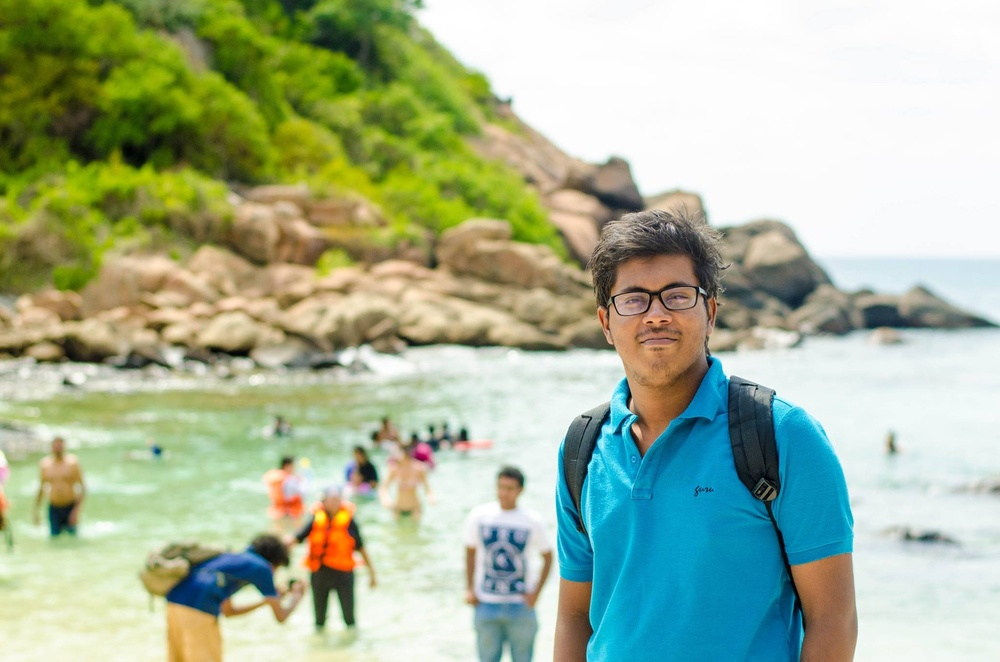
%> input picture ImagePrecessing/basics/me.jpg, 1000 x 662 px, shrunk from 2048 x 1356 before the run
$ octave histEqu.m   (GNU Octave 9; MATLAB toolbox functions it lacks are replaced by stand-ins)
%> lines starting %> are read from the running program, lines starting %| are printed output that depends on the picture
a=imread('me.jpg');
%> a is the input picture: size 662x1000x3 uint8; mean R, G, B 167, 181.6, 153.4
m=size(a,1);
%> m = 662
l=size(a,2);
%> l = 1000

red=a(:,:,1);
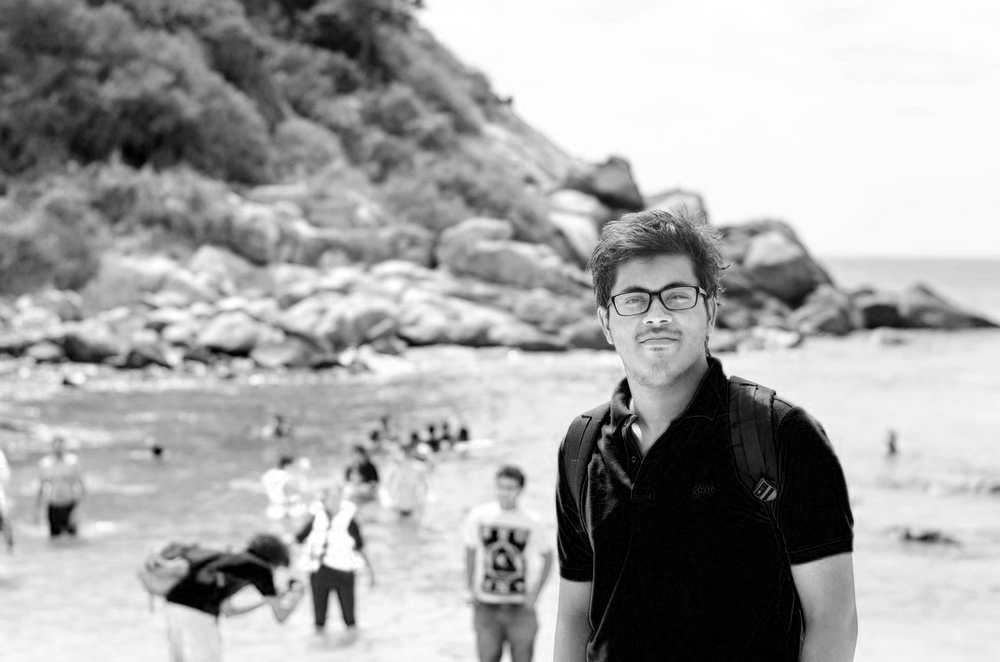
%> red: size 662x1000 uint8; min 0, max 255, mean 167
green=a(:,:,1);
blue=a(:,:,1);

gray=rgb2gray(a);
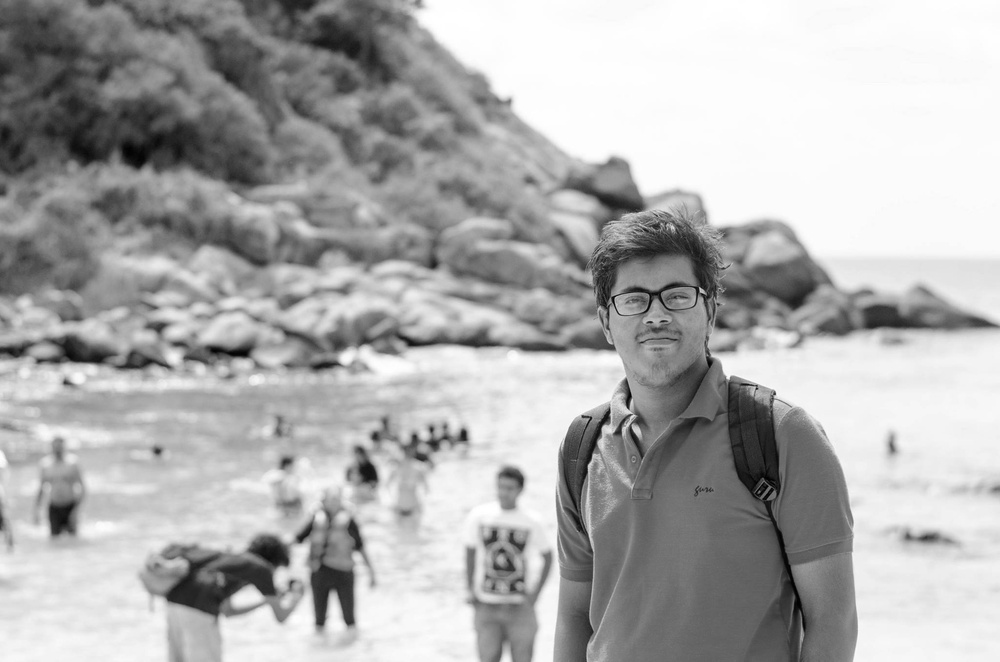
%> gray: size 662x1000 uint8; min 0, max 255, mean 174

L=256;

s=zeros(L,1);


for i=0:L-1
    s(i+1)=sum(sum(gray<=i));
end
%> after the loop, s = 256 values from 1 to 662000

s=s/(m*l);
%> s = 256 values from 1.51e-06 to 1
subplot(2,2,1);
imshow(gray);

subplot(2,2,2);
imshow(mat2gray(s(gray+1)));
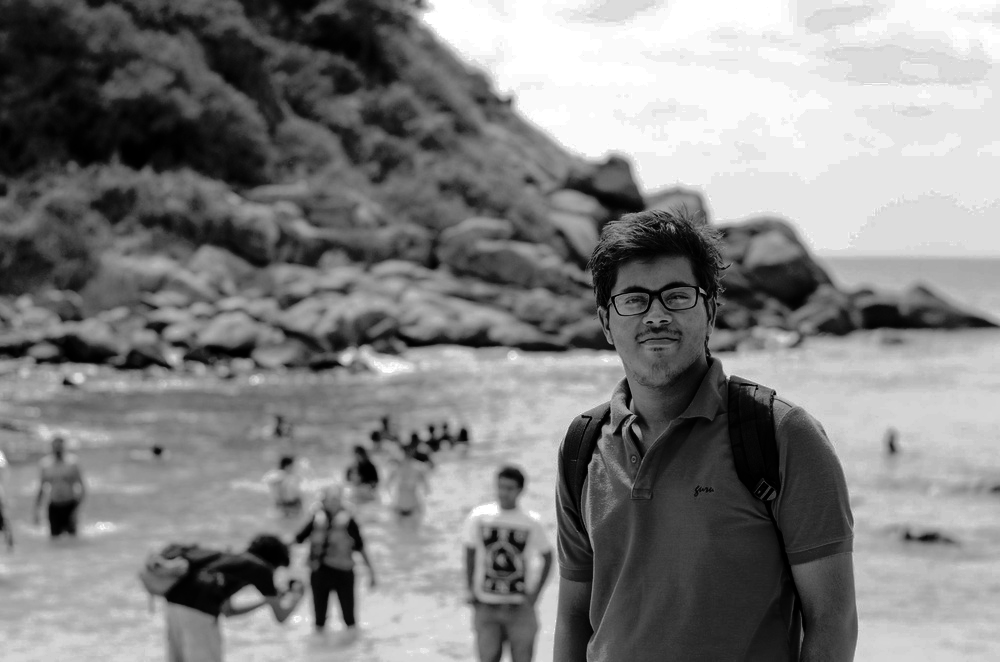
%> displayed picture: size 662x1000, on the screen's scale of 0 to 255; min 0, max 255, mean 129

subplot(2,2,3);
imhist(gray);

subplot(2,2,4);
imhist(mat2gray(s(gray+1)));
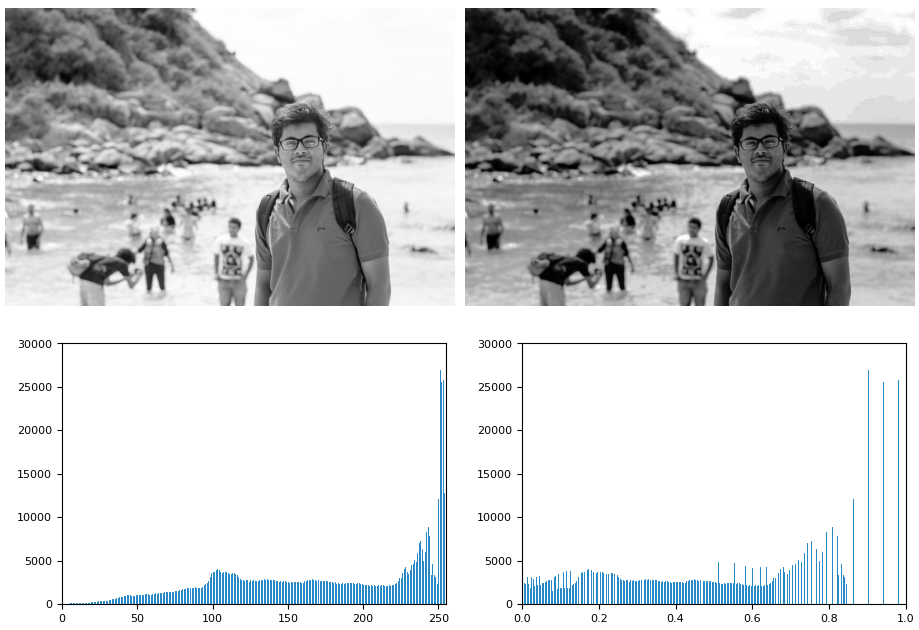
%> figure redrawn from the program's plot data, 4 panels

$ run again, with ImagePrecessing/basics/me2.jpg copied over ImagePrecessing/basics/me.jpg
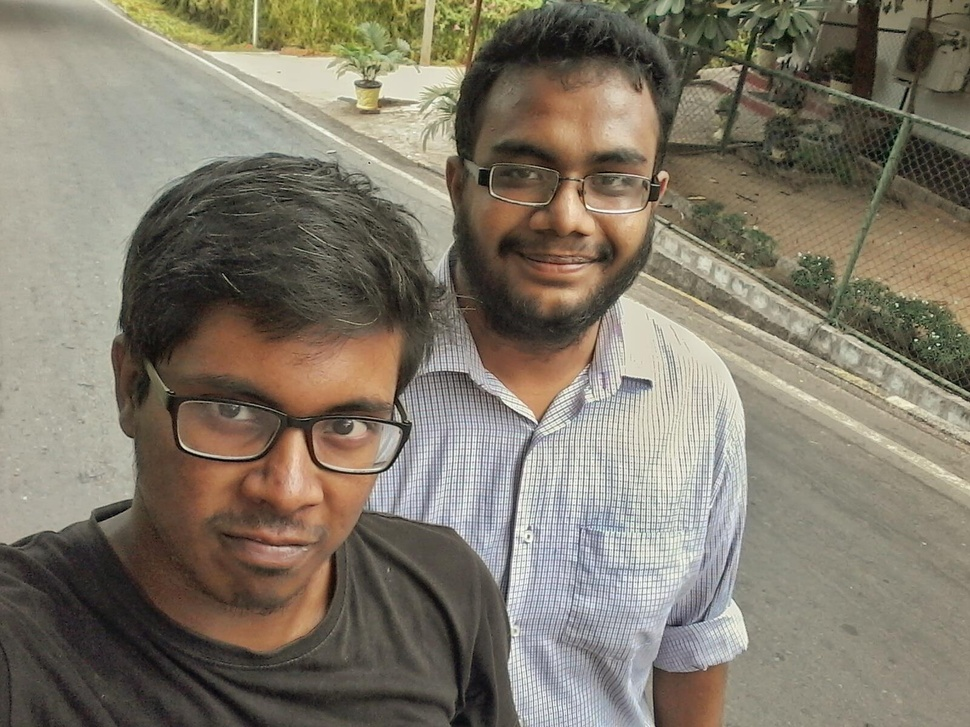
%> input picture ImagePrecessing/basics/me2.jpg, 970 x 727 px, shrunk from 1600 x 1200 before the run
%> a is the input picture: size 727x970x3 uint8; mean R, G, B 128.4, 120.9, 106.2
%> `gray=rgb2gray(a);`:
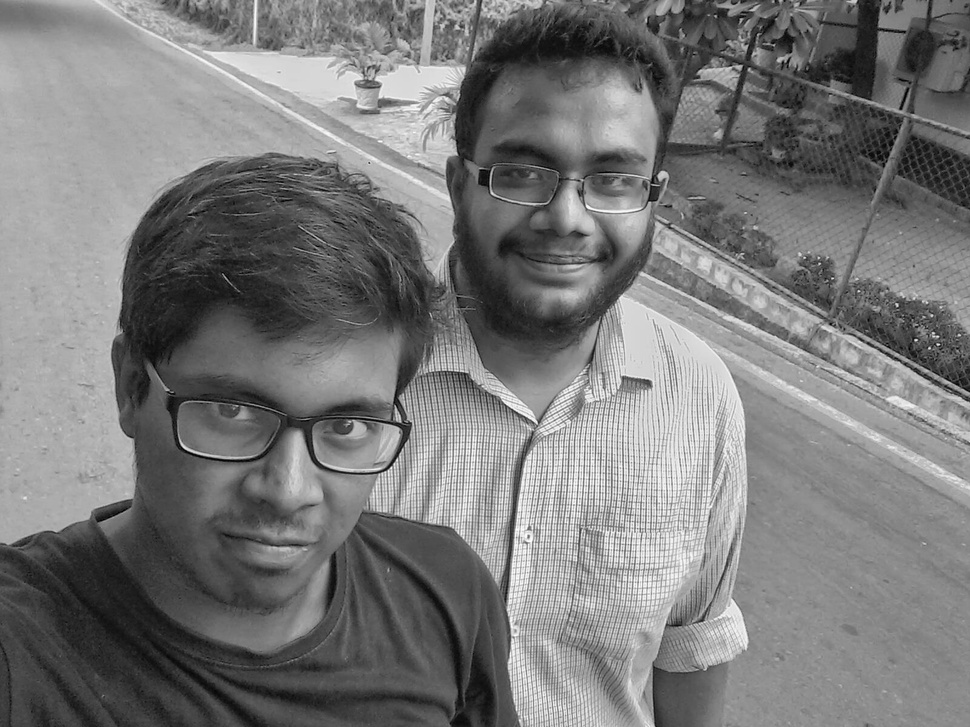
%> gray: size 727x970 uint8; min 0, max 255, mean 121.4
%> after the loop `for i=0:L-1`: s = 256 values from 5 to 705190
%> `s=s/(m*l);`: s = 256 values from 7.09e-06 to 1
%> `imhist(mat2gray(s(gray+1)));`:
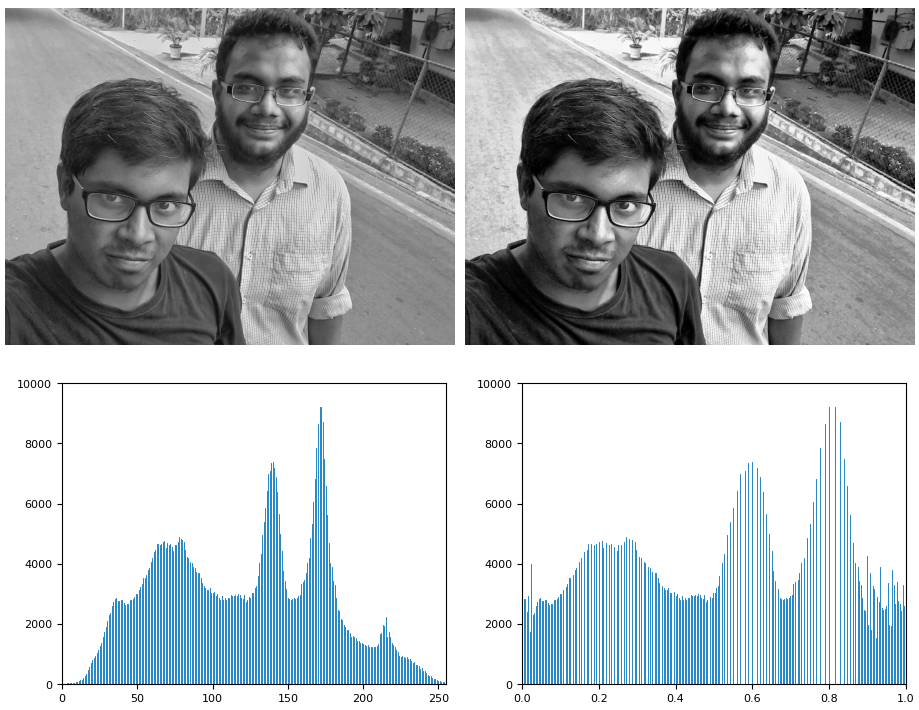
%> figure redrawn from the program's plot data, 4 panels
